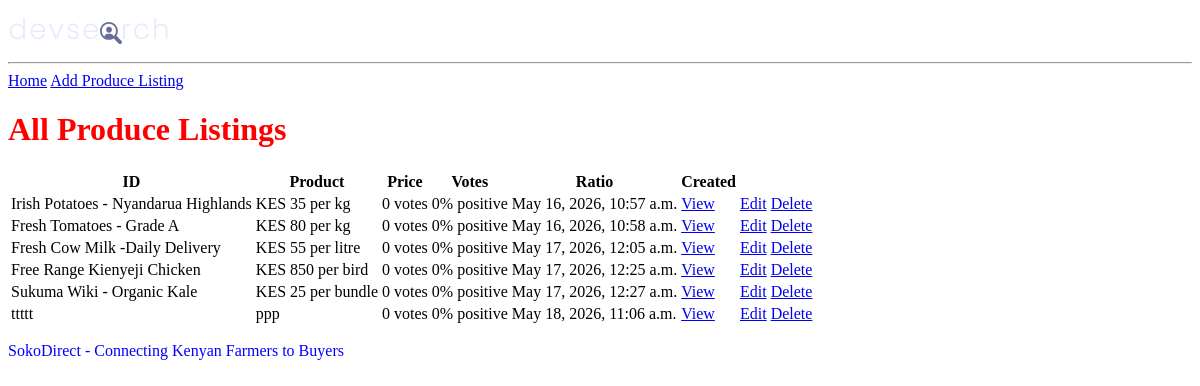
Before: / with the older database file.
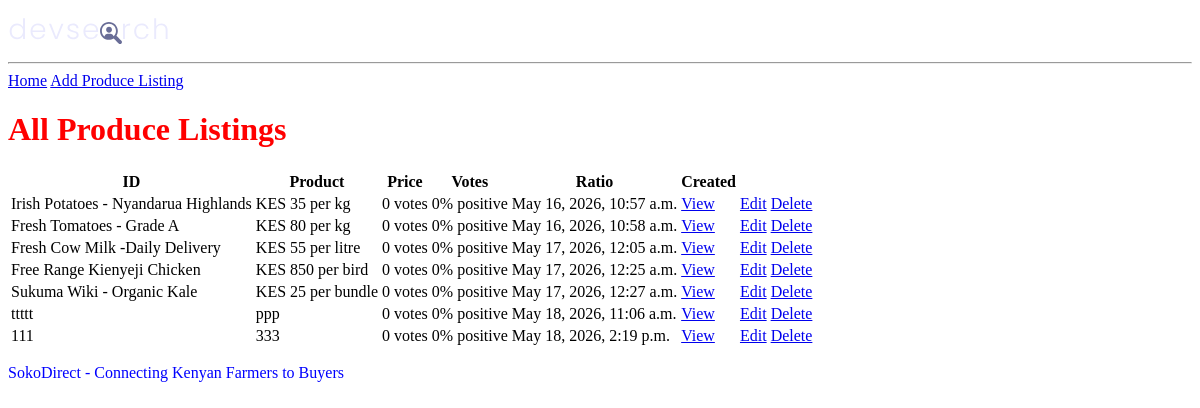
After: the same page with the newer database file.
### products/models.py (models this page shows, shortened)
class Product(models.Model):
    owner = models.ForeignKey(
        Profile, on_delete=models.SET_NULL,
        null=True, blank=True
    )
    county = models.ForeignKey(
        County, on_delete=models.SET_NULL,
        null=True, blank=True
    )
    title = models.CharField(max_length=200)
    description = models.TextField(null=True, blank=True)
    price = models.CharField(max_length=200, null=True, blank=True)
    quantity_available = models.CharField(max_length=200, null=True, blank=True)
    unit = models.CharField(max_length=50, null=True, blank=True)  # kg, bunch, piece
    featured_image = models.ImageField(
        null=True, blank=True,
        default='default.jpg',
        upload_to='products/' # saves to media/products/
    )
    contact_link = models.CharField(max_length=2000, null=True, blank=True)
    farm_link = models.CharField(max_length=2000, null=True, blank=True)
    categories = models.ManyToManyField(Category, blank=True)
    vote_total = models.IntegerField(default=0, null=True, blank=True)
    vote_ratio = models.IntegerField(default=0, null=True, blank=True)
    created = models.DateTimeField(auto_now_add=True)
    id = models.UUIDField(default=uuid.uuid4, unique=True,
                          primary_key=True, editable=False)

### products/views.py (the view)
# urls.py: path('', include('products.urls')),
def products(request):
    products = Product.objects.all()
    context = {'products': products}
    return render(request, 'products/products.html', context)

### products/templates/products/products.html
{% extends 'main.html' %}
{% block content %}
<h1>All Produce Listings</h1>
<table>
  <tr>
    <th>ID</th>
    <th>Product</th>
    <th>Price</th>
    <th>Votes</th>
    <th>Ratio</th>
    <th>Created</th>
    <th></th>
  </tr>
    {% for product in products %}
    <tr>
        <td>{{ product.title }}</td>
        <td>{{ product.price }}</td>
        <td>{{ product.vote_total }} votes</td>
        <td>{{ product.vote_ratio }}% positive</td>
        <td>{{ product.created }}</td>
        <td>
        <a href="{% url 'single-product' product.id %}">View</a>
        </td>
        <td><a href="{% url 'update-product' product.id %}">Edit</a></td>
        <td><a href="{% url 'delete-product' product.id %}">Delete</a></td>
    </tr>
    {% endfor %}
</table>
{% endblock content %}

Changed rows visible on the page:
added Product: title "111", price "333", vote_total "0", vote_ratio "0", created "May 18, 2026, 2:19 p.m."
